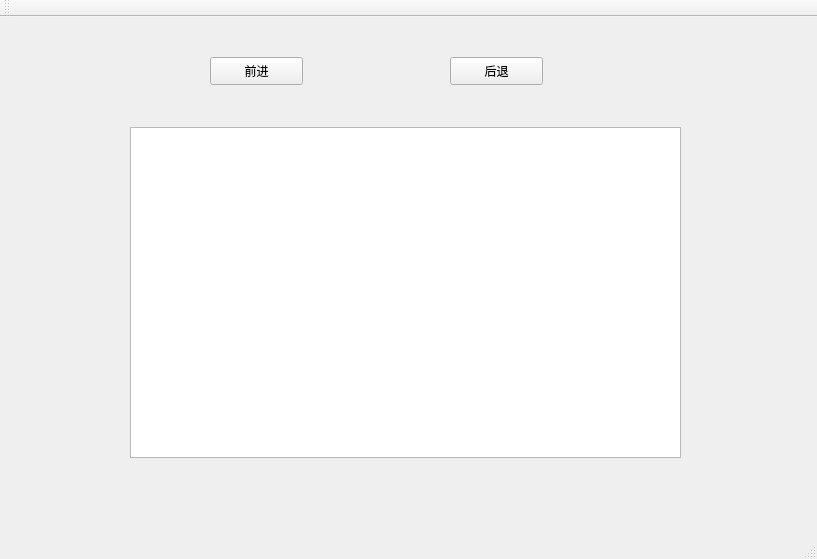
<?xml version="1.0" encoding="UTF-8"?>
<ui version="4.0">
 <class>MainWindow</class>
 <widget class="QMainWindow" name="MainWindow">
  <property name="geometry">
   <rect>
    <x>0</x>
    <y>0</y>
    <width>817</width>
    <height>559</height>
   </rect>
  </property>
  <property name="windowTitle">
   <string>MainWindow</string>
  </property>
  <widget class="QWidget" name="centralWidget">
   <widget class="QTextBrowser" name="textBrowser">
    <property name="geometry">
     <rect>
      <x>130</x>
      <y>110</y>
      <width>551</width>
      <height>331</height>
     </rect>
    </property>
   </widget>
   <widget class="QPushButton" name="btnForward">
    <property name="geometry">
     <rect>
      <x>210</x>
      <y>40</y>
      <width>93</width>
      <height>28</height>
     </rect>
    </property>
    <property name="text">
     <string>前进</string>
    </property>
   </widget>
   <widget class="QPushButton" name="btnBack">
    <property name="geometry">
     <rect>
      <x>450</x>
      <y>40</y>
      <width>93</width>
      <height>28</height>
     </rect>
    </property>
    <property name="text">
     <string>后退</string>
    </property>
   </widget>
  </widget>
  <widget class="QMenuBar" name="menuBar">
   <property name="geometry">
    <rect>
     <x>0</x>
     <y>0</y>
     <width>817</width>
     <height>26</height>
    </rect>
   </property>
  </widget>
  <widget class="QToolBar" name="mainToolBar">
   <attribute name="toolBarArea">
    <enum>TopToolBarArea</enum>
   </attribute>
   <attribute name="toolBarBreak">
    <bool>false</bool>
   </attribute>
  </widget>
  <widget class="QStatusBar" name="statusBar"/>
 </widget>
 <layoutdefault spacing="6" margin="11"/>
 <resources/>
 <connections/>
</ui>
